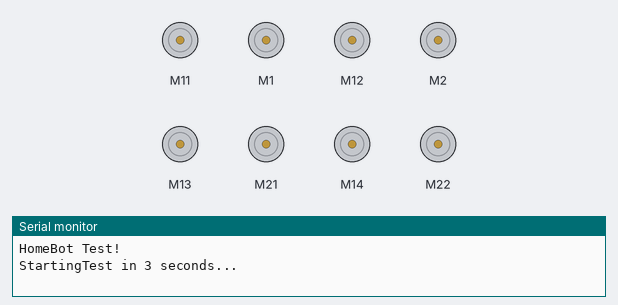
A sketch run on a simulated Arduino Uno, built with avr-gcc and run on an emulated ATmega328P. On the bench: 8 × DC motor (green arrow = forward, orange = backward, longer = faster), the last lines printed to the serial monitor.

Above: at 0.1 s.
At 4.1 s:
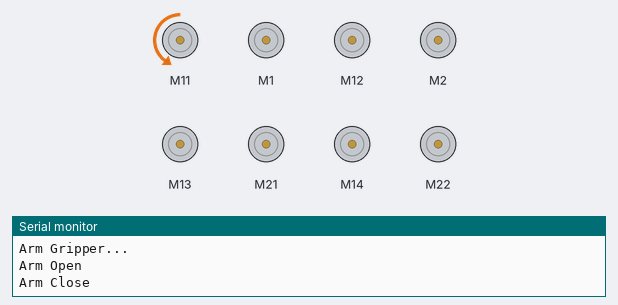
At 9.1 s:
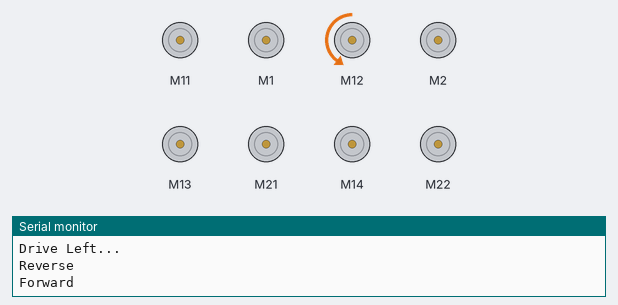
At 19.1 s:
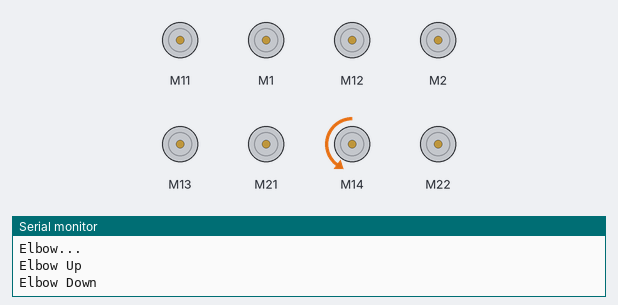
At 29.6 s:
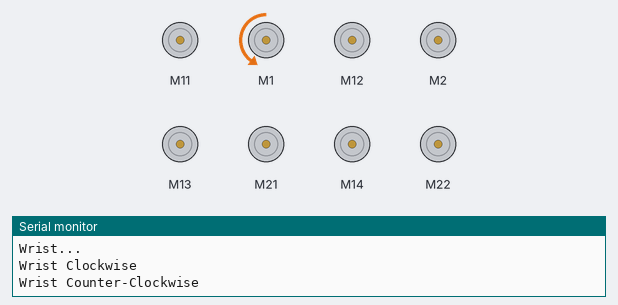
At 39.75 s:
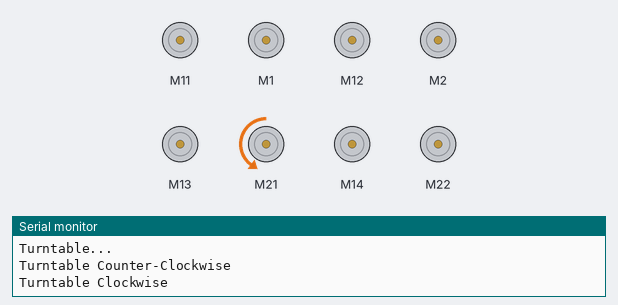
Timing chart, 0 to 40.0 s (numbered marks = the images above):
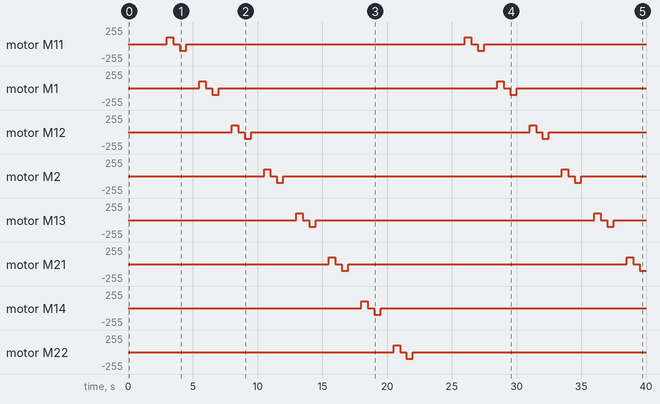

Measured:
- by itself, motor M14: stopped → forward 100/255 at 18.0 s, → stopped 0.50 s later, → backward 100/255 0.50 s later, → stopped 0.50 s later
- by itself, motor M22: stopped → forward 100/255 at 20.5 s, → stopped 0.50 s later, → backward 100/255 0.50 s later, → stopped 0.50 s later
- by itself, motor M1: stopped → forward 100/255 at 5.5 s, → stopped 0.50 s later, → backward 100/255 0.50 s later, → stopped 0.50 s later, … (8 changes in this stretch)
- by itself, motor M11: stopped → forward 100/255 at 3.0 s, → stopped 0.50 s later, → backward 100/255 0.50 s later, → stopped 0.50 s later, … (8 changes in this stretch)

The sketch:

MegaPi_HomeBot_Test.ino
```cpp
// (licence header left out)
#include "MeMegaPi.h"

MeMegaPiDCMotor motor1(PORT1A); //Arm Gripper

MeMegaPiDCMotor motor2(PORT1B); //Wrist

MeMegaPiDCMotor motor3(PORT2A); //Drive Left

MeMegaPiDCMotor motor4(PORT2B); //Drive Right

MeMegaPiDCMotor motor5(PORT3A); //Tail Gripper

MeMegaPiDCMotor motor6(PORT3B); //Turntable

MeMegaPiDCMotor motor7(PORT4A); //Elbow

MeMegaPiDCMotor motor8(PORT4B); //Shoulder

uint8_t motorSpeed = 100;

void setup()
{
  Serial.begin(115200);
  Serial.println("HomeBot Test!");
}

void loop()
{
  Serial.println("StartingTest in 3 seconds...");
  delay(3000);
  Serial.println("Arm Gripper...");
  Serial.println("Arm Open");
  motor1.run(motorSpeed); /* value: between -255 and 255. */
  delay(500);
  motor1.stop();
  delay(500);
  Serial.println("Arm Close");
  motor1.run(-motorSpeed);
  delay(500);
  motor1.stop();
  Serial.print("\n");
  delay(1000);

  Serial.println("Wrist...");
  Serial.println("Wrist Clockwise");
  motor2.run(motorSpeed);
  delay(500);
  motor2.stop();
  delay(500);
  Serial.println("Wrist Counter-Clockwise");
  motor2.run(-motorSpeed);
  delay(500);
  motor2.stop();
  Serial.print("\n");
  delay(1000);

  Serial.println("Drive Left...");
  Serial.println("Reverse");
  motor3.run(motorSpeed);
  delay(500);
  motor3.stop();
  delay(500);
  Serial.println("Forward");
  motor3.run(-motorSpeed);
  delay(500);
  motor3.stop();
  Serial.print("\n");
  delay(1000);

  Serial.println("Drive Right...");
  Serial.println("Reverse");
  motor4.run(motorSpeed);
  delay(500);
  motor4.stop();
  delay(500);
  Serial.println("Forward");
  motor4.run(-motorSpeed);
  delay(500);
  motor4.stop();
  Serial.print("\n");
  delay(1000);

  Serial.println("Tail Gripper...");
  Serial.println("Tail Close");
  motor5.run(motorSpeed);
  delay(500);
  motor5.stop();
  delay(500);
  Serial.println("Tail Open");
  motor5.run(-motorSpeed);
  delay(500);
  motor5.stop();
  Serial.print("\n");
  delay(1000);

  Serial.println("Turntable...");
  Serial.println("Turntable Counter-Clockwise");
  motor6.run(motorSpeed);
  delay(500);
  motor6.stop();
  delay(500);
  Serial.println("Turntable Clockwise");
  motor6.run(-motorSpeed);
  delay(500);
  motor6.stop();
  Serial.print("\n");
  delay(1000);

  Serial.println("Elbow...");
  Serial.println("Elbow Up");
  motor7.run(motorSpeed);
  delay(500);
  motor7.stop();
  delay(500);
  Serial.println("Elbow Down");
  motor7.run(-motorSpeed);
  delay(500);
  motor7.stop();
  Serial.print("\n");
  delay(1000);

  Serial.println("Shoulder...");
  Serial.println("Shoulder Down");
  motor8.run(motorSpeed);
  delay(500);
  motor8.stop();
  delay(500);
  Serial.println("Shoulder Up");
  motor8.run(-motorSpeed);
  delay(500);
  motor8.stop();
  Serial.print("\n");
  Serial.print("\n");
  delay(1000);
}
```
